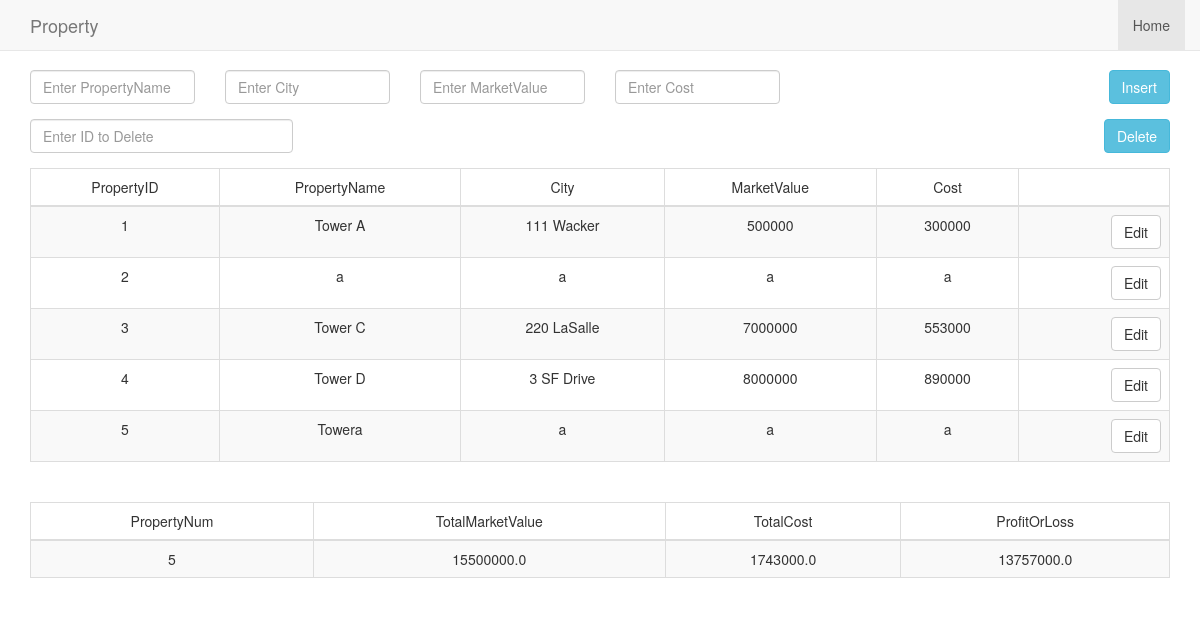
The app's page /task2, older data.
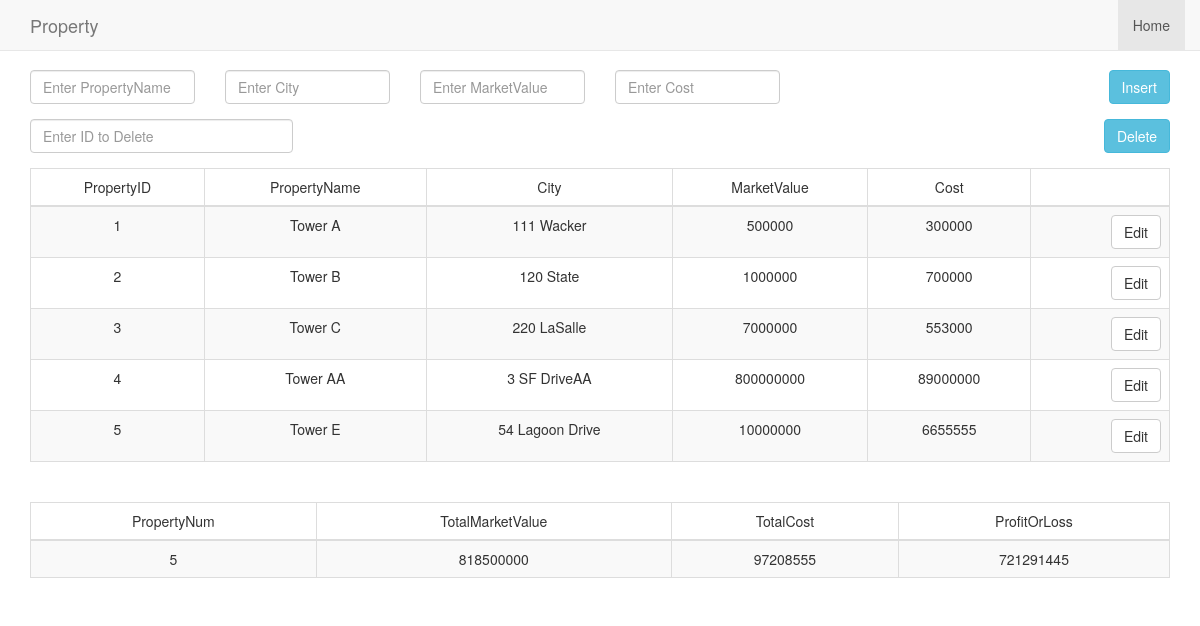
The same page, newer data.
### tables this page shows
CREATE TABLE `Property` (
	`PropertyID`	INTEGER NOT NULL PRIMARY KEY AUTOINCREMENT,
	`PropertyName`	TEXT,
	`City`	TEXT,
	`MarketValue`	NUMERIC,
	`Cost`	NUMERIC
);

### run.py (the view)
@app.route('/task2')
def task2():
	try:
		con = sql.connect("Database.db")
		con.row_factory = sql.Row
		cur1 = con.cursor()
		cur1.execute("select * from Property")
		Query1 = cur1.fetchall();
		cur2 = con.cursor()
		cur2.execute("select Count(*)as PropertyNum, SUM(MarketValue)as TotalMarketValue, SUM(Cost) as TotalCost, (SUM(MarketValue) - SUM(Cost)) as ProfitOrLoss from Property")
		Query2 = cur2.fetchall()
	except Error as e:
		print(e)
	finally:
		return render_template("tabular.html", Query1 = Query1, Query2 = Query2)

### templates/tabular.html (shortened to what this page needs)
<!doctype html>
<html>
<head>
   <link href="http://maxcdn.bootstrapcdn.com/bootstrap/3.3.5/css/bootstrap.min.css" rel="stylesheet"/>
   <body>
      <nav id="siteNav" class="navbar navbar-default navbar-fixed-top" role="navigation">
        <div class="container">
            <div class="navbar-header">
                <a class="navbar-brand" href="#">
                    Property
                </a>
            </div>
            <div class="collapse navbar-collapse" id="navbar">
                <ul class="nav navbar-nav navbar-right">
                    <li class = "active">
                        <a href="#">Home</a>
                    </li>
                </ul>
            </div>
        </div>
    </nav>
        <div class="container">
            <form method="post" novalidate="novalidate">
                    <div class="row">
                        <div class="col-sm-2">
                        <div class="form-group">
                            <input type="text" class="form-control" name="name" id="name" placeholder="Enter PropertyName" required>
                        </div>
                        </div>
                        <div class="col-sm-2">
                        <div class="form-group">
                            <input type="text" class="form-control" name="city" id="city" placeholder="Enter City" required>
                        </div>
                        </div>
                        <div class="col-sm-2">
                            <div class="form-group">
                                <input type="text" class="form-control" name="value" id="value" placeholder="Enter MarketValue" required>
                            </div>
                        </div>
                        <div class="col-sm-2">
                            <div class="form-group">
                                <input type="text" class="form-control" name="cost" id="cost" placeholder="Enter Cost" required>
                            </div>
                        </div>
                        <div class="col-sm-4">
                           <div class="form-group">
                               <button type="submit" name="insert" id="insert" value="Insert" class="btn btn-info pull-right" required="required">Insert</button>
                           </div>
                        </div>
                    </div>
            </form>
        </div>
      <div class="container">
         <form method="post" novalidate="novalidate">
                  <div class="row">
                     <div class="col-sm-3">
                        <div class="form-group">
                            <input type="text" class="form-control" name="PropertyID" id="PropertyID" placeholder="Enter ID to Delete" required>
                        </div>
                     </div>
                        <div class="col-sm-9">
                           <div class="form-group">
                               <button type="submit" name="delete" id="delete" value="Delete" class="btn btn-info pull-right" required="required">Delete</button>
                           </div>
                        </div>
                    </div>
                  </div>
      <div class="container">
         <div class="container-fluid">
            <div class="row">
              <div class="col-6 align-self-center">
                  <table class = "table table-bordered table-striped text-center" border = 1>
                     <thead>
                        <td>PropertyID</td>
                        <td>PropertyName</td>
                        <td>City</td>
                        <td>MarketValue</td>
                        <td>Cost</td>
                        <td></td>
                     </thead>
                     {% for row in Query1 %}
                        <tr>
                           <td>{{row["PropertyID"]}}</td>
                           <td>{{row["PropertyName"]}}</td>
                           <td> {{row["City"]}}</td>
                           <td>{{row['MarketValue']}}</td>
                           <td>{{row['Cost']}}</td>
                           <td><a href="task3_edit/{{row["PropertyID"]}}" class="btn btn-default pull-right">Edit</a></td>
                        </tr>
                     {% endfor %}
                  </table>
                  <br>
                  <table class = "table table-bordered table-striped text-center" border = 1>
                     <thead>
                        <td>PropertyNum</td>
                        <td>TotalMarketValue</td>
                        <td>TotalCost</td>
                        <td>ProfitOrLoss</td>
                     </thead>
                     {% for row in Query2 %}
                        <tr>
                           <td>{{row["PropertyNum"]}}</td>
                           <td>{{row["TotalMarketValue"]}}</td>
                           <td> {{ row["TotalCost"]}}</td>
                           <td>{{row['ProfitOrLoss']}}</td>
                        </tr>
                     {% endfor %}
                  </table>
               </div>
            </div>
         </div>
      </div>
   </body>
</html>

Row changes from the older to the newer data that the page shows:
changed Property id 2: PropertyName "a" → "Tower B"; City "a" → "120 State"; MarketValue "a" → "1000000"; Cost "a" → "700000"
changed Property id 4: PropertyName "Tower D" → "Tower AA"; City "3 SF Drive" → "3 SF DriveAA"; MarketValue "8000000" → "800000000"; Cost "890000" → "89000000"
changed Property id 5: PropertyName "Towera" → "Tower E"; City "a" → "54 Lagoon Drive"; MarketValue "a" → "10000000"; Cost "a" → "6655555"
Text that changed along with them:
new list line: "5 818500000 97208555 721291445"
list line gone: "5 15500000.0 1743000.0 13757000.0"
